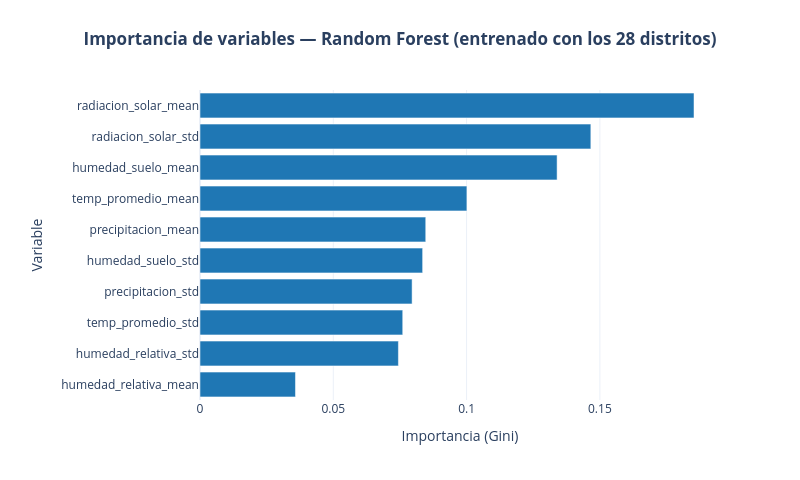

The notebook cell saved with this chart:
### Markdown cell above
## 4. Importancia de variables (Random Forest)

### Code cell
rf_full = RandomForestClassifier(n_estimators=200, random_state=42).fit(X_std, y)

importancias = pd.Series(rf_full.feature_importances_, index=FEATURES_ZONA).sort_values(ascending=True)

fig_imp = px.bar(
    x=importancias.values, y=importancias.index,
    orientation="h",
    labels={"x": "Importancia (Gini)", "y": "Variable"},
    template="plotly_white",
)
fig_imp.update_traces(marker_color="#1f77b4")
fig_imp.update_layout(
    title=dict(text="<b>Importancia de variables — Random Forest (entrenado con los 28 distritos)</b>",
               x=0.5, xanchor="center"),
    width=800, height=480, margin=dict(t=90, l=200),
)
fig_imp.write_image(str(RUTA_FIG / "08_feature_importance.png"), scale=2)
fig_imp.show()

### Figure 1 — Plotly figure (JSON) as saved in the notebook; plotly's stock layout.template omitted (floating-point values rounded to 4 significant figures)
{"data": [{"hovertemplate": "Importancia (Gini)=%{x}<br>Variable=%{y}<extra></extra>", "legendgroup": "", "marker": {"color": "#1f77b4", "pattern": {"shape": ""}}, "name": "", "orientation": "h", "showlegend": false, "textposition": "auto", "type": "bar", "x": [0.03581, 0.07442, 0.07605, 0.07956, 0.08351, 0.08468, 0.1001, 0.134, 0.1466, 0.1853], "xaxis": "x", "y": ["humedad_relativa_mean", "humedad_relativa_std", "temp_promedio_std", "precipitacion_std", "humedad_suelo_std", "precipitacion_mean", "temp_promedio_mean", "humedad_suelo_mean", "radiacion_solar_std", "radiacion_solar_mean"], "yaxis": "y"}], "layout": {"barmode": "relative", "height": 480, "legend": {"tracegroupgap": 0}, "margin": {"l": 200, "t": 90}, "title": {"text": "<b>Importancia de variables — Random Forest (entrenado con los 28 distritos)</b>", "x": 0.5, "xanchor": "center"}, "width": 800, "xaxis": {"anchor": "y", "domain": [0.0, 1.0], "title": {"text": "Importancia (Gini)"}}, "yaxis": {"anchor": "x", "domain": [0.0, 1.0], "title": {"text": "Variable"}}}}
